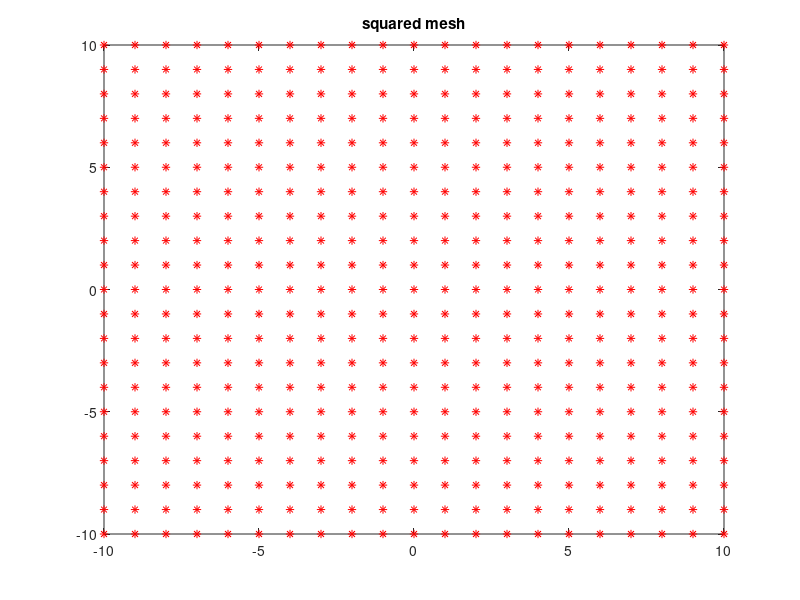
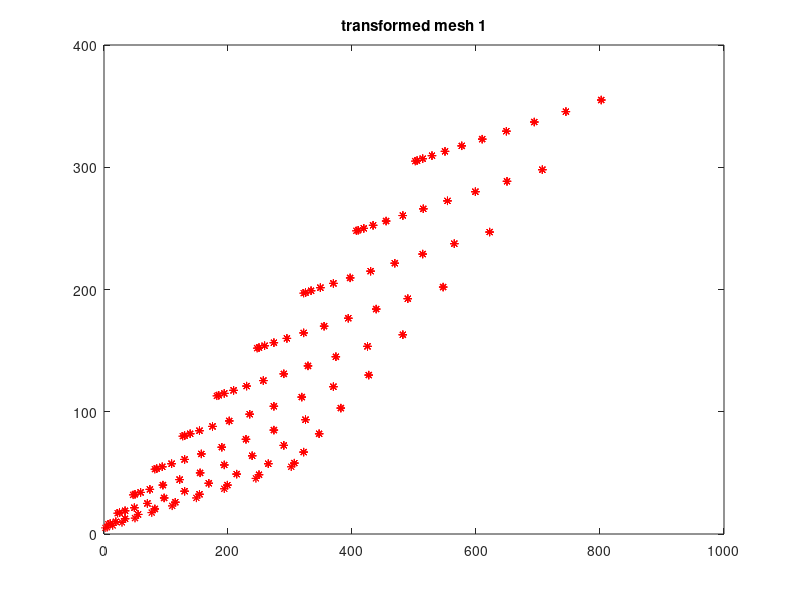
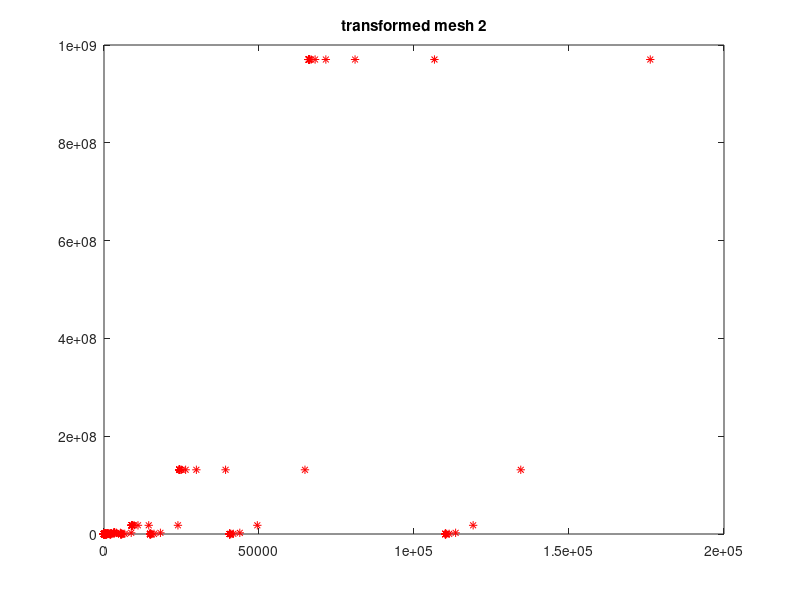
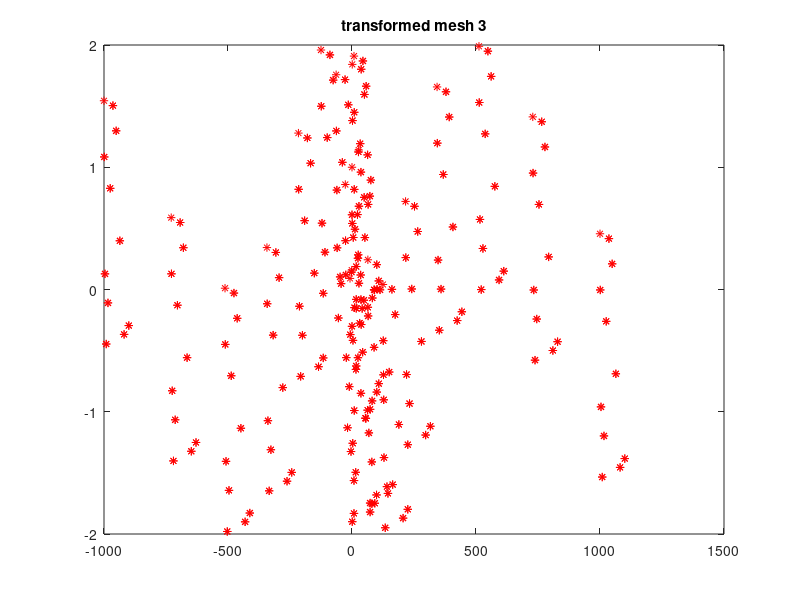

Write MATLAB code to recreate these figures, in order.
function mapping()
%  1.1
%  generate a squared mesh with the coordinates from -10 to 10
    [p, q] = meshgrid(-10:10);
    mesh_points = [p(:) q(:)];
    
%  representing the squared mesh
    plot_and_save_mesh(mesh_points, 'squared mesh');
    
%  1.2
%  x' = 2 + 3x^2 + 5y^2
%  y' = 5 + 1/2x^2 + 3y^2
    transformed_mesh_1 = zeros(size(mesh_points));
    
    transformed_mesh_1(:, 1) = 2 + 3 .* (mesh_points(:, 1)).^2 + 5 .* (mesh_points(:, 2)).^2;
    transformed_mesh_1(:, 2) = 5 + (1/2) .* (mesh_points(:, 1)).^2 + 3 .* (mesh_points(:, 2)).^2;
    
    plot_and_save_mesh(transformed_mesh_1, 'transformed mesh 1');
    
%  x' = 2 + 3e^(-x) + 5e^(-y)
%  y' = 1/3 + 2e^(-2x) + 3e^(-y/2)
    transformed_mesh_2 = zeros(size(mesh_points));
    
    transformed_mesh_2(:, 1) = 2 + 3 .* exp(-mesh_points(:, 1)) + 5 .* exp(-mesh_points(:, 2));
    transformed_mesh_2(:, 2) = 1/3 + 2 .* exp(-2 .* mesh_points(:, 1)) + 3 .* exp(-(mesh_points(:, 2)./2));
    
    plot_and_save_mesh(transformed_mesh_2, 'transformed mesh 2');
    
%  x' = x^2 + y^3
%  y' = cos(x) + sin(y)
    transformed_mesh_3 = zeros(size(mesh_points));
    
    transformed_mesh_3(:, 1) = mesh_points(:, 1).^2 + mesh_points(:, 2).^3;
    transformed_mesh_3(:, 2) = cos(mesh_points(:, 1)) + sin(mesh_points(:, 2));
    
    plot_and_save_mesh(transformed_mesh_3, 'transformed mesh 3');
    
%  1.3
        
end

function plot_and_save_mesh(mesh, str)
    plot(mesh(:, 1), mesh(:, 2), 'r*');
    title(str);
    str = strcat('../Output/', str);    
    saveas(gcf, str, 'jpg');
    close all;
end